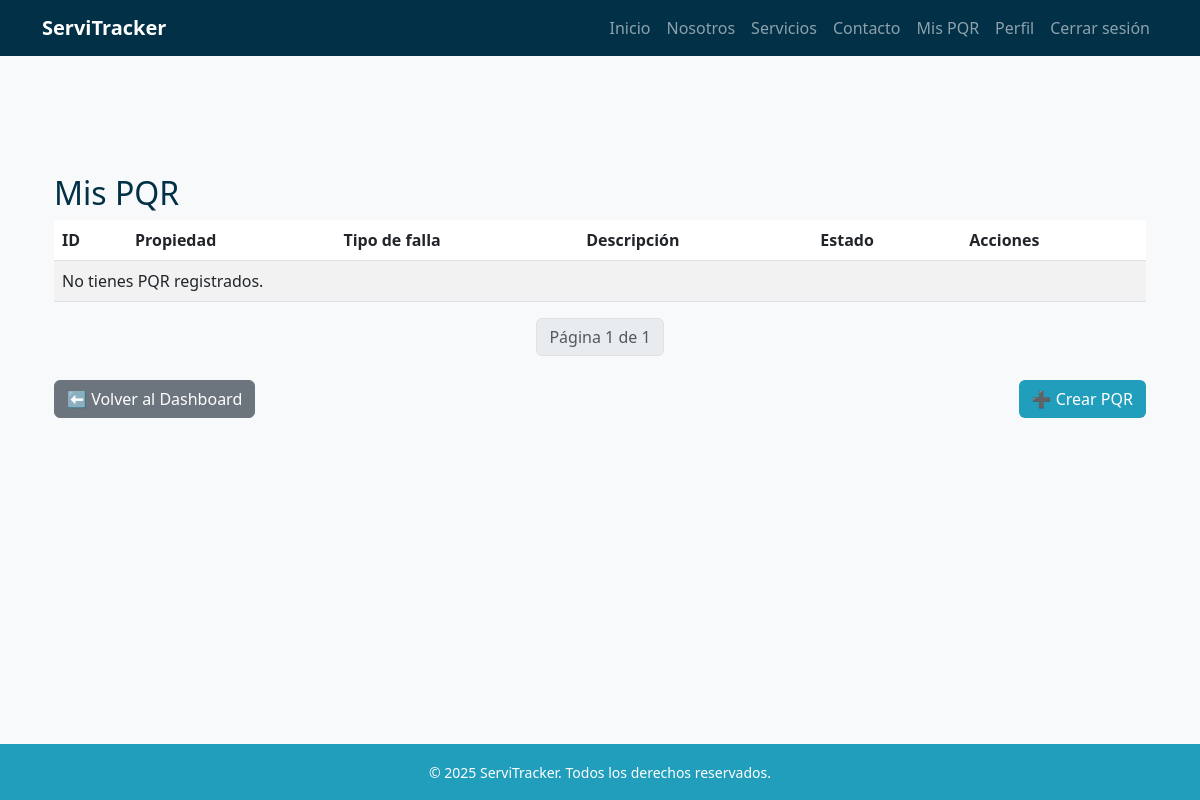
The page /pqr/mis/ (signed in) on the database as committed earlier.
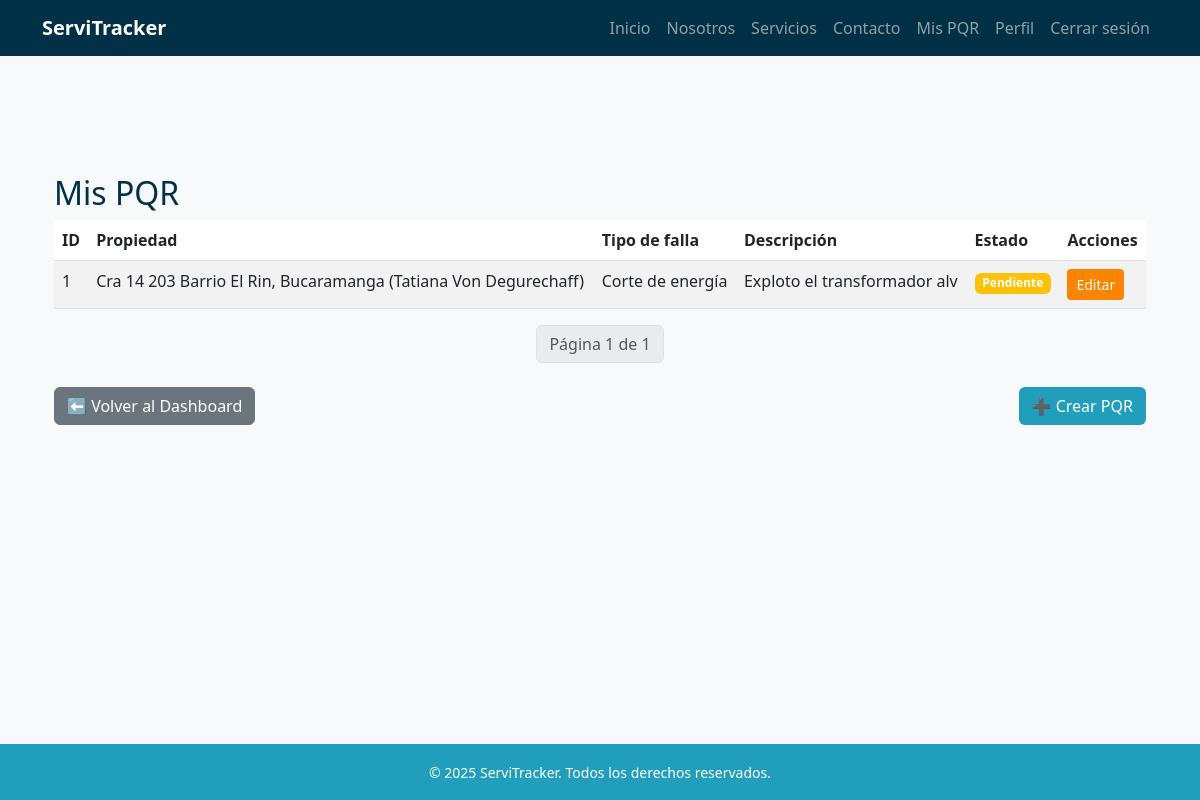
The same page on the database as committed later.
### pqr/models.py (models this page shows, shortened)
class PQR(models.Model):
    ciudadano = models.ForeignKey(
        settings.AUTH_USER_MODEL,
        on_delete=models.SET_NULL,
        null=True,
        blank=True,
        related_name="pqrs_ciudadano"
    )
    propiedad = models.ForeignKey(
        Propiedad,
        on_delete=models.SET_NULL,
        null=True,
        blank=True
    )
    direccion = models.CharField(max_length=255, blank=True, null=True)
    departamento = models.CharField(max_length=100, blank=True, null=True)
    ciudad = models.CharField(max_length=100, blank=True, null=True)
    telefono_contacto = models.CharField(max_length=20, unique=True, null=True, blank=True)
    tipo_falla = models.ForeignKey(TipoFalla, on_delete=models.PROTECT)
    descripcion = models.TextField()
    estado = models.ForeignKey(EstadoPQR, on_delete=models.PROTECT)
    tecnico_asignado = models.ForeignKey(
        settings.AUTH_USER_MODEL,
        on_delete=models.SET_NULL,
        null=True,
        blank=True,
        related_name="pqrs_tecnico"
    )
    agente_revisor = models.ForeignKey(
        settings.AUTH_USER_MODEL,
        on_delete=models.SET_NULL,
        null=True,
        blank=True,
        related_name="pqrs_agente"
    )
    fecha_creacion = models.DateTimeField(auto_now_add=True)
    fecha_actualizacion = models.DateTimeField(auto_now=True)

class TipoFalla(models.Model):
    nombre = models.CharField(max_length=100)
    def __str__(self):
        return self.nombre

class EstadoPQR(models.Model):
    nombre = models.CharField(max_length=50)

### propiedades/models.py (models this page shows)
class Propiedad(models.Model):
    usuario = models.ForeignKey(
        settings.AUTH_USER_MODEL,
        on_delete=models.CASCADE,
        related_name='propiedades'
    )
    departamento = models.CharField(max_length=100)
    ciudad = models.CharField(max_length=100)
    direccion = models.CharField(max_length=200)
    activa = models.BooleanField(default=True)
    def __str__(self):
        nombre = self.usuario.get_full_name() if hasattr(self.usuario, 'get_full_name') else str(self.usuario)
        return f"{self.direccion}, {self.ciudad} ({nombre})"

### usuarios/models.py (models this page shows, shortened)
class Usuario(AbstractBaseUser, PermissionsMixin):
    ROLES = [
        ("administrador", "Administrador"),
        ("agente", "Agente"),
        ("tecnico", "Técnico"),
        ("ciudadano", "Ciudadano"),
    ]
    documento = models.CharField(max_length=20, unique=True)
    email = models.EmailField(blank=True, null=True)
    nombres = models.CharField(max_length=100, blank=True, null=True)
    apellidos = models.CharField(max_length=100, blank=True, null=True)
    rol = models.CharField(max_length=20, choices=ROLES, default="ciudadano")
    especialidad = models.ForeignKey(Especialidad, on_delete=models.SET_NULL, null=True, blank=True)
    is_active = models.BooleanField(default=True)
    is_staff = models.BooleanField(default=False)
    date_joined = models.DateTimeField(auto_now_add=True)
    objects = UsuarioManager()
    USERNAME_FIELD = "documento"
    REQUIRED_FIELDS = []  # puedes agregar 'email' si quieres que sea obligatorio
    def get_full_name(self):
        nombre = (self.nombres or "").strip()
        apellido = (self.apellidos or "").strip()
        full = f"{nombre} {apellido}".strip()
        return full or ""

### pqr/views.py (the view)
# urls.py: path('mis/', views.mi_lista_pqr, name='mi_lista_pqr'),                # Ciudadano: solo sus PQR
@login_required
def mi_lista_pqr(request):
    pqr_queryset = PQR.objects.filter(ciudadano=request.user).order_by("-id")
    paginator = Paginator(pqr_queryset, 10)  # 10 PQR por página
    page_number = request.GET.get("page")
    pqr_list = paginator.get_page(page_number)
    return render(request, 'pqr/mis_pqr.html', {'pqr_list': pqr_list})

### templates/pqr/mis_pqr.html (shortened to what this page needs)
{% extends 'base.html' %}
{% block content %}
<div class="container my-5">
    <h2 class="text-blue-dark">Mis PQR</h2>
    <table class="table table-striped">
        <thead>
            <tr>
                <th>ID</th>
                <th>Propiedad</th>
                <th>Tipo de falla</th>
                <th>Descripción</th>
                <th>Estado</th>
                <th>Acciones</th>
            </tr>
        </thead>
        <tbody>
            {% for pqr in pqr_list %}
            <tr>
                <td>{{ pqr.id }}</td>
                <td>{{ pqr.propiedad }}</td>
                <td>{{ pqr.tipo_falla }}</td>
                <td>{{ pqr.descripcion }}</td>
                <td>
                    <span class="badge
                        {% if pqr.estado.nombre == 'Pendiente' %} bg-warning
                        {% elif pqr.estado.nombre == 'En curso' %} bg-info
                        {% elif pqr.estado.nombre == 'Resuelto' %} bg-success
                        {% else %} bg-secondary
                        {% endif %}">
                        {{ pqr.estado.nombre }}
                    </span>
                </td>
                <td>
                    {% if pqr.estado.nombre == "Pendiente" %}
                        <a href="{% url 'editar_pqr' pqr.pk %}" class="btn btn-sm btn-orange-dark">Editar</a>
                    {% endif %}
                </td>
            </tr>
            {% empty %}
            <tr><td colspan="6">No tienes PQR registrados.</td></tr>
            {% endfor %}
        </tbody>
    </table>
    <nav aria-label="Page navigation">
        <ul class="pagination justify-content-center">
            <li class="page-item disabled">
                <span class="page-link">
                    Página {{ pqr_list.number }} de {{ pqr_list.paginator.num_pages }}
                </span>
            </li>
        </ul>
    </nav>
    <div class="d-flex justify-content-between mt-4">
        <a href="{% url 'dashboard_ciudadano' %}" class="btn btn-secondary">
            ⬅️ Volver al Dashboard
        </a>
        <a href="{% url 'nuevo_pqr' %}" class="btn btn-blue-mid">
            ➕ Crear PQR
        </a>
    </div>
</div>
{% endblock %}

### templates/base.html (shortened to what this page needs)
<!DOCTYPE html>
<html lang="es">
<head>
    {% load static %}
    <link href="https://cdn.jsdelivr.net/npm/bootstrap@5.3.0/dist/css/bootstrap.min.css" rel="stylesheet">
    <link rel="stylesheet" href="{% static 'css/style.css' %}">
</head>
<body>
    <header class="navbar navbar-expand-lg navbar-dark bg-blue-dark fixed-top">
        <div class="container">
            <a class="navbar-brand fw-bold" href="{% url 'index' %}">ServiTracker</a>
            <nav class="collapse navbar-collapse" id="navbarNav">
                <ul class="navbar-nav ms-auto">
                    <li class="nav-item"><a class="nav-link" href="{% url 'index' %}#inicio">Inicio</a></li>
                    <li class="nav-item"><a class="nav-link" href="{% url 'index' %}#nosotros">Nosotros</a></li>
                    <li class="nav-item"><a class="nav-link" href="{% url 'index' %}#servicios">Servicios</a></li>
                    <li class="nav-item"><a class="nav-link" href="{% url 'index' %}#contacto">Contacto</a></li>
                    {% if user.is_authenticated %}
                        {% if user.rol == "administrador" %}
                            <li class="nav-item"><a class="nav-link" href="{% url 'dashboard_admin' %}">Dashboard Admin</a></li>
                            <li class="nav-item"><a class="nav-link" href="{% url 'lista_pqr_admin' %}">Gestionar PQR</a></li>
                        {% elif user.rol == "agente" %}
                            <li class="nav-item"><a class="nav-link" href="{% url 'dashboard_agente' %}">Dashboard Agente</a></li>
                            <li class="nav-item"><a class="nav-link" href="{% url 'lista_pqr_admin' %}">Gestionar PQR</a></li>
                        {% elif user.rol == "ciudadano" %}
                            <li class="nav-item"><a class="nav-link" href="{% url 'mi_lista_pqr' %}">Mis PQR</a></li>
                        {% elif user.rol == "tecnico" %}
                            <li class="nav-item"><a class="nav-link" href="{% url 'mis_asignaciones' %}">Mis asignaciones</a></li>
                        {% endif %}
                        <li class="nav-item"><a class="nav-link" href="{% url 'perfil' %}">Perfil</a></li>
                        <li class="nav-item"><a class="nav-link" href="{% url 'logout' %}">Cerrar sesión</a></li>
                    {% else %}
                        <li class="nav-item"><a class="nav-link" href="{% url 'login' %}">Login</a></li>
                        <li class="nav-item"><a class="nav-link" href="{% url 'registro' %}">Registro</a></li>
                    {% endif %}
                </ul>
            </nav>
        </div>
    </header>
    <main class="container my-2 pt-5">
        {% block content %}
        {% endblock %}
    </main>
    <footer class="bg-blue-mid text-white text-center p-3 mt-5">
        <small>© 2025 ServiTracker. Todos los derechos reservados.</small>
    </footer>
</body>
</html>

### static/css/style.css (style rules this page uses)
:root { --blue-light: #8ecae6; --blue-mid: #219ebc; --blue-deep: #126782; --blue-dark: #023047; --yellow: #ffb703; --orange-light: #fd9e02; --orange-dark: #fb8500; --green-light: #198754; --green-dark: #146c43; }
.text-blue-dark { color: var(--blue-dark); }
.bg-blue-mid { background-color: var(--blue-mid); }
.bg-blue-dark { background-color: var(--blue-dark); }
body { font-family: 'Segoe UI', sans-serif; background-color: #f8f9fa; padding-top: 70px; min-height: 100vh; display: flex; flex-direction: column; }
main { flex: 1; min-height: 60vh; }
.btn-blue-mid { background-color: var(--blue-mid); color: white; }
.btn-orange-dark { background-color: var(--orange-dark); color: white; }

Rows that differ between the two databases and show on the page:
added PQR: id "1", propiedad "Cra 14 203 Barrio El Rin, Bucaramanga (Tatiana Von Degurechaff)", tipo_falla "Corte de energía", descripcion "Exploto el transformador alv", estado.nombre "Pendiente", shows "Editar"
Other text that changed with them:
text no longer shown: "No tienes PQR registrados."
